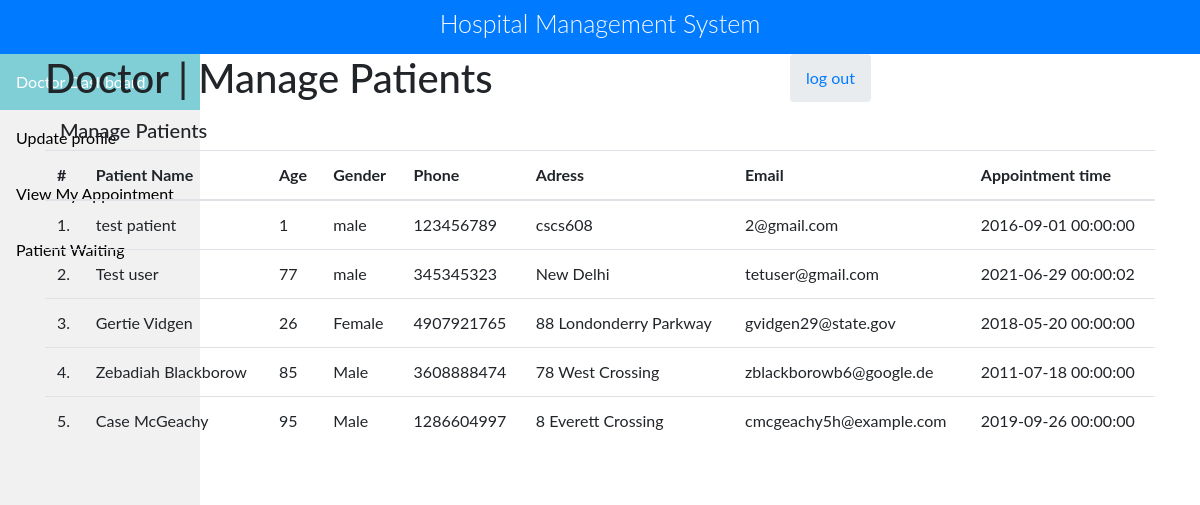
Page /HMS/doctor/manage-patient.php (signed in) on the committed database.
### tables this page shows
CREATE TABLE `appointment` (
  `id` int(11) NOT NULL,
  `doctorId` int(11) DEFAULT NULL,
  `userId` int(11) DEFAULT NULL,
  `roomId` int(255) NOT NULL,
  `appointmentDate` datetime DEFAULT NULL,
  `status` tinyint(1) DEFAULT 1
);

CREATE TABLE `users` (
  `id` bigint(255) NOT NULL,
  `fullName` varchar(255) DEFAULT NULL,
  `age` tinyint(3) UNSIGNED DEFAULT NULL,
  `gender` varchar(10) DEFAULT NULL,
  `phone` bigint(11) DEFAULT NULL,
  `address` longtext DEFAULT NULL,
  `email` varchar(255) DEFAULT NULL,
  `password` varchar(255) DEFAULT NULL
);

### HMS/doctor/manage-patient.php (the view, shortened to what this page needs)
<?php
include('include/config.php');
include('include/pagination.php');
?>
<!DOCTYPE html>
<html lang="en">
<head>
	<link rel="stylesheet" href="https://stackpath.bootstrapcdn.com/bootstrap/4.5.2/css/bootstrap.min.css">
	<link rel="stylesheet" href="https://pro.fontawesome.com/releases/v5.11.2/css/all.css">
</head>
<body>
	<div id="app">
<?php include("include/title.php"); ?>
		<?php include("sideNav.php"); ?>
		<div class="app-content">
			<div class="main-content" >
				<div class="wrap-content container" id="container">
					<section id="page-title">
						<div class="row">
							<div class="col-sm-8">
								<h1 class="mainTitle">Doctor | Manage Patients</h1>
							</div>
							<ol class="breadcrumb">
								<li>
									<a href="logout.php">log out</a>
								</li>
							</ol>
						</div>
					</section>
					<div class="container-fluid container-fullw bg-white">
						<div class="row">
							<div class="col-lg-12">
								<h5 class="over-title margin-bottom-15">Manage <span class="text-bold">Patients</span></h5>
								<form class="form-group"  method="post">
									<div class="row">
								</form>
								<table class="table table-hover" id="sample-table-1">
									<thead>
										<tr>
											<th class="center">#</th>
											<th>Patient Name</th>
											<th>Age</th>
											<th>Gender</th>
											<th>Phone</th>
											<th>Adress</th>
											<th>Email</th>
											<th>Appointment time</th>
										</tr>
									</thead>
									<tbody>
										<?php
$sql = mysqli_query($con,"select users.fullName,
													users.age,
													users.gender,
													users.phone,
													users.address,
													users.email,
													appointment.*  from appointment
													join users on users.id = appointment.userId
													join doctors on doctors.id=appointment.doctorId
													where appointment.doctorId = '".$_SESSION['id']."' AND
																appointment.status = '1' ");
										$cnt= 1;
										while($row=mysqli_fetch_array($sql))
										{
											?>
											<tr>
												<td class="center"><?php echo $cnt;?>.</td>
												<td class="hidden-xs"><?php echo $row['fullName'];?></td>
												<td><?php echo $row['age'];?></td>
												<td><?php echo $row['gender'];?></td>
												<td><?php echo $row['phone'];?></td>
												<td><?php echo $row['address'];?></td>
												<td><?php echo $row['email'];?>
												<td><?php echo $row['appointmentDate'];?>
											</td>
														</div>
									<?php
									$cnt = $cnt + 1 ;
								}?>
					</div>
				</div>
</html>

### HMS/doctor/sideNav.php (style rules this page uses)
body { margin: 0; font-family: "Lato", sans-serif; }

### rows in the picture
appointment: userId.fullName "test patient", userId.age "1", userId.gender "male", userId.phone "123456789", userId.address "cscs608", userId.email "2@gmail.com", appointmentDate "2016-09-01 00:00:00"
appointment: userId.fullName "Test user", userId.age "77", userId.gender "male", userId.phone "345345323", userId.address "New Delhi", userId.email "tetuser@gmail.com", appointmentDate "2021-06-29 00:00:02"
appointment: userId.fullName "Gertie Vidgen", userId.age "26", userId.gender "Female", userId.phone "4907921765", userId.address "88 Londonderry Parkway", userId.email "gvidgen29@state.gov", appointmentDate "2018-05-20 00:00:00"
appointment: userId.fullName "Zebadiah Blackborow", userId.age "85", userId.gender "Male", userId.phone "3608888474", userId.address "78 West Crossing", userId.email "zblackborowb6@google.de", appointmentDate "2011-07-18 00:00:00"
appointment: userId.fullName "Case McGeachy", userId.age "95", userId.gender "Male", userId.phone "1286604997", userId.address "8 Everett Crossing", userId.email "cmcgeachy5h@example.com", appointmentDate "2019-09-26 00:00:00"
